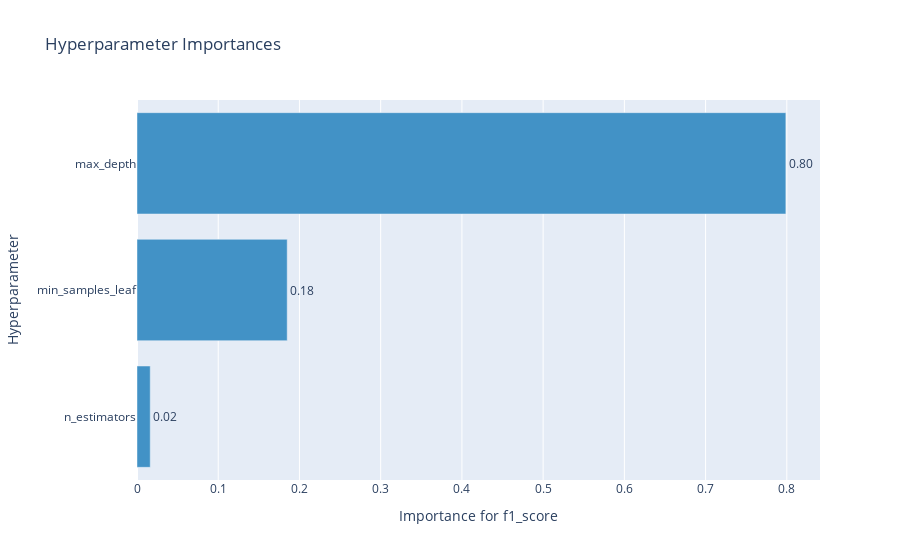

The code cell stored with this chart in its notebook:
### Code cell
optuna.visualization.plot_param_importances(study, target_name="f1_score")

### Figure 1 — Plotly figure (JSON) as saved in the notebook; plotly's stock layout.template omitted (floating-point values rounded to 4 significant figures)
{"data": [{"cliponaxis": false, "hovertemplate": ["n_estimators (IntDistribution): 0.016280385751864017<extra></extra>", "min_samples_leaf (IntDistribution): 0.18490251416217582<extra></extra>", "max_depth (IntDistribution): 0.7988171000859602<extra></extra>"], "marker": {"color": "rgb(66,146,198)"}, "orientation": "h", "text": ["0.02", "0.18", "0.80"], "textposition": "outside", "type": "bar", "x": [0.01628, 0.1849, 0.7988], "y": ["n_estimators", "min_samples_leaf", "max_depth"]}], "layout": {"showlegend": false, "title": {"text": "Hyperparameter Importances"}, "xaxis": {"title": {"text": "Importance for f1_score"}}, "yaxis": {"title": {"text": "Hyperparameter"}}}}
